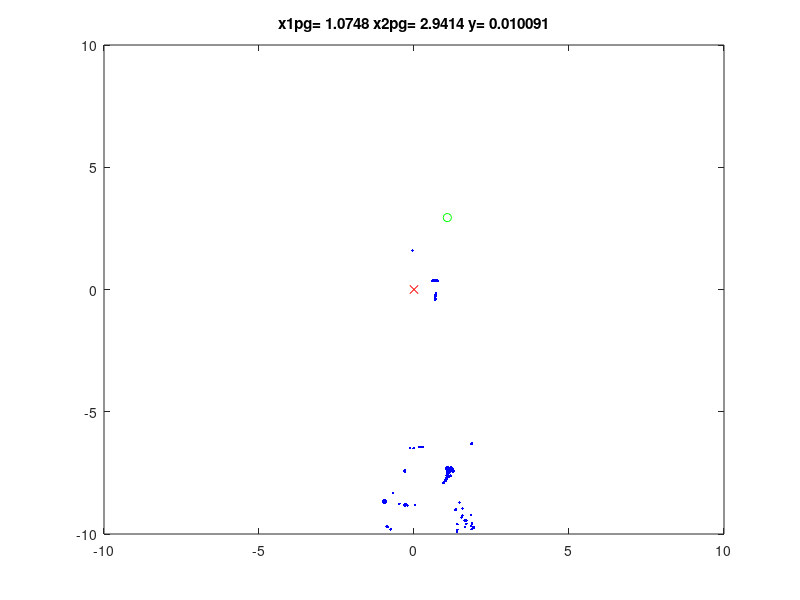

MATLAB code for this plot:
clear all;
close all;
clc;

np=300; %N?mero de particulas
 
 x1p=rand(np,1); %La posici?n de inicio de cada particula
 x1pg=0; %La posici?n inicial del mejor global
 x1pL=x1p; %valores iniciales de los mejores locales
 vx1=zeros(np,1); %velocidad inicial de cada particula
  
 x2p=rand(np,1); %La posici?n de inicio de cada particula
 x2pg=0; %La posici?n inicial del mejor global
 x2pL=x2p; %valores iniciales de los mejores locales
 vx2=zeros(np,1); %velocidad inicial de cada particula
 
 fxpg=1000000; %desempe?o inicial del mejor global
 fxpL=ones(np,1)*fxpg; %desempe?o inicial de los Locales
 
 c1=.5; %Velocidad de convergencia al mejor global 
 c2=.5; %velocidad de convergencia al mejor local
 a=100000; %Penalizaci?n
 for k=1:100
     %fx=20+x1p.^2-10*cos(2*pi*x1p)+x2p.^2-10*cos(2*pi*x2p); %Funci?n de desempe?o
     fx= ((x1p+2*x2p-7).^2+(2*x1p+x2p-5).^2)+a*max(-x1p-10,0)+a*max(x2p-10,0);
     %fx=(1.5-x1p+x1p.*x2p).^2+(2.25-x1p+x1p.*x2p.^2).^2+(2.625-x1p+x1p.*x2p.^3).^2+a*max(-x1p-4.5,0)+a*max(x2p-4.5,0);
     %(1.5-x1+x1x2)2+(2.25-x1+x1x22)2+(2.625-x1+x1x23)2      -4.5 ? x1, x2 ? 4.5

     [val,ind]=min(fx); %M?nimo de la funci?n y su posici?n
     
     % Determinar el mejor global
     
     if val<fxpg
         x1pg=x1p(ind,1);
         x2pg=x2p(ind,1);
         fxpg=val;
     end
     
     %Determinar los mejores locales
     
     for p=1:np  %Para cada particula
         if fx(p,1)<fxpL(p,1) %Compara el desempe?o con el mejor local
            fxpL(p,1)=fx(p,1); %Actualiza el desempe?o
            x1pL(p,1)=x1p(p,1); %Actualiza posici?n
            x2pL(p,1)=x2p(p,1);
         end
     end
     
     
     %% NO VA s?lo para graficar
     plot(x1p,x2p,'b.',x1pg,x2pg,'go',0,0,'rx');
     %Tercer par?metro es el color y el tipo de l?nea
     axis([-10 10 -10 10]);
     
     title(['x1pg= ' num2str(x1pg) ' x2pg= ' num2str(x2pg) ' y= ' num2str(fxpg)]);
     pause(0.1);
     
     %% 
     vx1=vx1+c1*rand()*(x1pg-x1p)+c2*rand()*(x1pL-x1p); %Nueva velocidad
     x1p=x1p+vx1; %nueva Posici?n
     
     vx2=vx2+c1*rand()*(x2pg-x2p)+c2*rand()*(x2pL-x2p); %Nueva velocidad
     x2p=x2p+vx2; %nueva Posici?n
 end
fxpg=((x1p+2*x2p-7).^2+(2*x1p+x2p-5).^2)